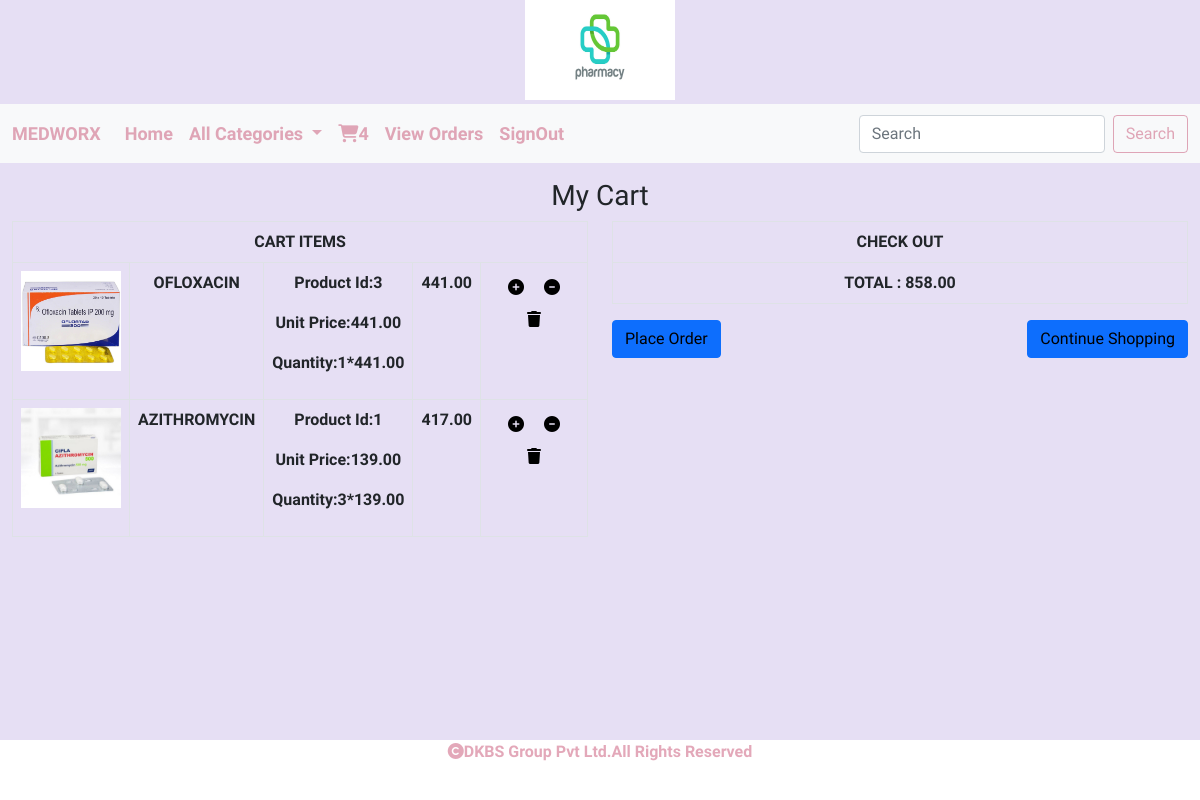
The app's page /cart/cart_view (signed in) with its own data.
### cart/models.py (models this page shows)
class Cart(models.Model):
    product=models.ForeignKey(Product,on_delete=models.CASCADE)
    user=models.ForeignKey(User,on_delete=models.CASCADE)
    quantity=models.IntegerField()
    date_added=models.DateField(auto_now_add=True)
    def subtotal(self):
        return self.quantity*self.product.price

### shop/models.py (models this page shows, shortened)
class Product(models.Model):
    pname =models.CharField(max_length=200)
    description=models.TextField()
    image = models.ImageField(upload_to='shop/product', null=True, blank=True)
    price=models.DecimalField(max_digits=10,decimal_places=2)
    category=models.ForeignKey(Category,on_delete=models.CASCADE)
    stock=models.IntegerField()
    available=models.BooleanField(default=True)
    created=models.DateTimeField(auto_now_add=True)
    updated=models.DateTimeField(auto_now=True)

### cart/views.py (the view)
# urls.py: path('cart_view',views.cart_view,name="cart_view"),
@login_required()
def cart_view(request):
    total_amount = 0
    user = request.user
    try:
        cart = Cart.objects.filter(user=user)
        for i in cart:
            total_amount += i.quantity * i.product.price
    except:
        pass
    return render(request, 'cartview.html', {'cart': cart, 'total': total_amount})

### cart/context_processors.py (called while the page is built)
def counter(request):
    item_count=0
    if request.user.is_authenticated:
        user=request.user
        try:
           cart=Cart.objects.filter(user=user)
           for i in cart:
                 item_count+=i.quantity
        except:
            item_count=0
    return {'count':item_count}

### shop/context_processors.py (called while the page is built)
def menu_links(request):
    links=Category.objects.all()
    return{'links':links}

### templates/cartview.html (shortened to what this page needs)
<!DOCTYPE html>
{% extends 'base.html' %}
{% load static %}
{% block content %}
{% if not cart %}
<div>
    <h1 class="text-center">Cart is Empty</h1>
    <strong><a href="{% url 'shop:allprodcat' %}">Continue Purchasing</a></strong>
</div>
{% else %}
<div class="container-fluid" style="margin-bottom:100px;">
<div class="row">
    <h3 class="text-center mt-3">My Cart</h3>
    <div class="col-sm-6"><table class="table table-bordered">
        <tr><th colspan="5" class="text-center">CART ITEMS</th></tr>
        {% for i in cart %}
        <tr>
            <td><img src="{{i.product.image.url}}"height="100px" width="100px"></td>
            <td><p><strong>{{i.product.pname}}</strong></p></td>
            <td><p><strong>Product Id:{{i.product.id}}</strong></p>
            <p><strong>Unit Price:{{i.product.price}}</strong></p>
            <p><strong>Quantity:{{i.quantity}}*{{i.product.price}}</strong></p></td>
            <td><p><strong>{{i.subtotal}}</strong></p></td>
            <td>
                {% if i.quantity < i.product.stock %}
                <a href="{% url 'cart:add_to_cart' i.product.pname %}"><i class="fa fa-plus-circle" style="color:black;margin:8px;" aria-hidden="true"></i></a>
                <a href="{% url 'cart:cart_remove' i.product.pname %}"><i class="fa fa-minus-circle" style="color:black;margin:8px;" aria-hidden="true"></i></a>
                <a href="{% url 'cart:full_remove' i.product.pname %}"><i class="fa fa-trash" style="color:black;margin:8px;" aria-hidden="true"></i></a>
            {% else %}
                <a href="{% url 'cart:cart_remove' i.product.pname %}"><i class="fa fa-minus-circle" style="color:black;margin:8px;" aria-hidden="true"></i></a>
                <a href="{% url 'cart:full_remove' i.product.pname %}"><i class="fa fa-trash" style="color:black;margin:8px;" aria-hidden="true"></i></a>
            {% endif %}
            </td>
        </tr>
        {% endfor %}
    </table></div>
    <div class="col-sm-6">
        <table class="table table-bordered">
            <tr><th class="text-center">CHECK OUT</th></tr>
            <tr>
                <td><strong>TOTAL : {{total}}</strong></td>
            </tr></table>
        <div style="position:relative;"><a href="{% url 'cart:order_form'%}" class="btn btn-primary" style="color:black;">Place Order</a>
            <a href="{% url 'shop:allprodcat' %}" class="btn btn-primary" style=" color:black;position:absolute;right:0;">Continue Shopping</a></div>
    </div>
</div>
{% endif %}
{% endblock %}

### templates/base.html (shortened to what this page needs)
<!DOCTYPE html>
{% load static %}
<html lang="en">
<head>
    <link href="https://cdn.jsdelivr.net/npm/bootstrap@5.0.2/dist/css/bootstrap.min.css" rel="stylesheet">
    <link rel="stylesheet" href="{% static 'css/style.css'%}">
    <link rel="stylesheet" href="https://cdnjs.cloudflare.com/ajax/libs/font-awesome/6.4.2/css/all.min.css" />
</head>
<body>
<div class="container fluid">
    <header>
    <center>
        <img src="{% static 'images/ppyy.jpg' %}" height="100px" width="150px">
    </center></div>
       <nav class="navbar navbar-expand-lg navbar-dark bg-light mt-1">
  <div class="container-fluid">
    <a class="navbar-brand" href="#">MEDWORX</a>
    <div class="collapse navbar-collapse" id="navbarSupportedContent">
      <ul class="navbar-nav me-auto mb-2 mb-lg-0">
        <li class="nav-item">
          <a class="nav-link" aria-current="page" href="{% url 'shop:allprodcat' %}">Home</a>
        </li>
        <li class="nav-item dropdown">
          <a class="nav-link dropdown-toggle" href="#" id="navbarDropdown" role="button" data-bs-toggle="dropdown" aria-expanded="false">
            All Categories
          </a>
          {% if user.is_authenticated %}
           <li class="nav-item">
           <a class="nav-link active" aria-current="page" href="{% url 'cart:cart_view' %}"><i class="fa fa-shopping-cart" aria-hidden="true"></i>{{count}}</a>
           </li>
          <li class="nav-item">
          <a class="nav-link active" aria-current="page" href="{% url 'cart:ordersubmit' %}">View Orders</a>
        </li>
           <li class="nav-item">
           <a class="nav-link active" aria-current="page" href="{% url 'shop:logout' %}">SignOut</a>
           </li>
          {% else %}
          <li class="nav-item">
          <a class="nav-link" aria-current="page" href="{% url 'shop:register' %}">Register</a>
        </li>
          <li class="nav-item">
          <a class="nav-link" aria-current="page" href="{% url 'shop:login' %}">SignIn</a>
          {% endif %}
      </ul>
        <form class="d-flex" method="POST" action="{% url 'search:searchresult'%}">
        <input class="form-control me-2" type="search" name="q" placeholder="Search" aria-label="Search">
        <button class="btn btn-outline-danger" type="submit">Search</button>
      </form>
    </div>
  </div>
</nav>
{% block content %}
{% endblock %}
<footer>
    <div class="footer">
        <p><i class="fa fa-copyright" aria-hidden="true"></i>DKBS Group Pvt Ltd.All Rights Reserved</p>
    </div>
</footer>
</body>
</html>

### static/css/style.css (style rules this page uses)
body { background-color: #6f42c12b; font-family: 'Fira Sans', sans-serif; font-family: 'Signika', sans-serif; }
.navbar-dark .navbar-brand { color: #c1426675; font-size: 18px; font-weight: bold; }
.navbar-dark .navbar-brand { color: #E91E63; }
.navbar-dark .navbar-brand { color:#c1426675 ; font-size: 18px; font-weight: bold; }
.table { text-align:center; }
.navbar-dark .navbar-nav .nav-link.active, .navbar-dark .navbar-nav .show>.nav-link { color:#c1426675; }
.navbar-dark .navbar-nav .nav-link { color:#c1426675; font-size: 18px; font-weight: bold; }
.btn-outline-danger { color: #c1426675; border-color:#c1426675; }
.footer { height:60px; width:100%; background-color:white; position:fixed; bottom:0; left:0; font-weight:bold; text-align:center; color:#c1426675; }

### records on screen
Cart: product.image (picture), product.pname "OFLOXACIN", product.id "3", product.price "441.00", quantity "1", subtotal "441.00"
Cart: product.image (picture), product.pname "AZITHROMYCIN", product.id "1", product.price "139.00", quantity "3", subtotal "417.00"

### other values on screen
{{ count }} "4"
{{ total }} "858.00"
